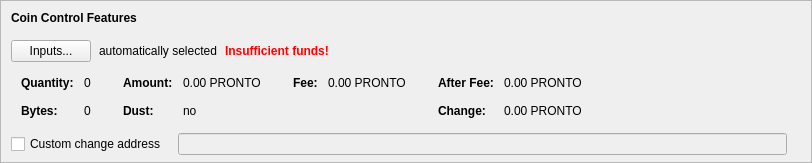
    <widget class="QFrame" name="frameCoinControl">
     <property name="sizePolicy">
      <sizepolicy hsizetype="Expanding" vsizetype="Expanding">
       <horstretch>0</horstretch>
       <verstretch>0</verstretch>
      </sizepolicy>
     </property>
     <property name="maximumSize">
      <size>
       <width>16777215</width>
       <height>16777215</height>
      </size>
     </property>
     <property name="frameShape">
      <enum>QFrame::StyledPanel</enum>
     </property>
     <property name="frameShadow">
      <enum>QFrame::Sunken</enum>
     </property>
     <layout class="QVBoxLayout" name="verticalLayoutCoinControl2">
      <property name="spacing">
       <number>0</number>
      </property>
      <property name="leftMargin">
       <number>0</number>
      </property>
      <property name="topMargin">
       <number>0</number>
      </property>
      <property name="rightMargin">
       <number>0</number>
      </property>
      <property name="bottomMargin">
       <number>6</number>
      </property>
      <item>
       <layout class="QVBoxLayout" name="verticalLayoutCoinControl" stretch="0,0,0,0,1">
        <property name="spacing">
         <number>0</number>
        </property>
        <property name="leftMargin">
         <number>10</number>
        </property>
        <property name="topMargin">
         <number>10</number>
        </property>
        <item>
         <layout class="QHBoxLayout" name="horizontalLayoutCoinControl1">
          <property name="bottomMargin">
           <number>15</number>
          </property>
          <item>
           <widget class="QLabel" name="labelCoinControlFeatures">
            <property name="sizePolicy">
             <sizepolicy hsizetype="Preferred" vsizetype="Maximum">
              <horstretch>0</horstretch>
              <verstretch>0</verstretch>
             </sizepolicy>
            </property>
            <property name="font">
             <font>
              <weight>75</weight>
              <bold>true</bold>
             </font>
            </property>
            <property name="styleSheet">
             <string notr="true">font-weight:bold;</string>
            </property>
            <property name="text">
             <string>Coin Control Features</string>
            </property>
           </widget>
          </item>
         </layout>
        </item>
        <item>
         <layout class="QHBoxLayout" name="horizontalLayoutCoinControl2" stretch="0,0,0,0">
          <property name="spacing">
           <number>8</number>
          </property>
          <property name="bottomMargin">
           <number>10</number>
          </property>
          <item>
           <widget class="QPushButton" name="pushButtonCoinControl">
            <property name="styleSheet">
             <string notr="true"/>
            </property>
            <property name="text">
             <string>Inputs...</string>
            </property>
            <property name="autoDefault">
             <bool>false</bool>
            </property>
           </widget>
          </item>
          <item>
           <widget class="QLabel" name="labelCoinControlAutomaticallySelected">
            <property name="text">
             <string>automatically selected</string>
            </property>
            <property name="margin">
             <number>5</number>
            </property>
           </widget>
          </item>
          <item>
           <widget class="QLabel" name="labelCoinControlInsuffFunds">
            <property name="font">
             <font>
              <weight>75</weight>
              <bold>true</bold>
             </font>
            </property>
            <property name="styleSheet">
             <string notr="true">color:red;font-weight:bold;</string>
            </property>
            <property name="text">
             <string>Insufficient funds!</string>
            </property>
            <property name="margin">
             <number>5</number>
            </property>
           </widget>
          </item>
          <item>
           <spacer name="horizontalSpacerCoinControl">
            <property name="orientation">
             <enum>Qt::Horizontal</enum>
            </property>
            <property name="sizeHint" stdset="0">
             <size>
              <width>40</width>
              <height>1</height>
             </size>
            </property>
           </spacer>
          </item>
         </layout>
        </item>
        <item>
         <widget class="QWidget" name="widgetCoinControl" native="true">
          <property name="sizePolicy">
           <sizepolicy hsizetype="Preferred" vsizetype="Preferred">
            <horstretch>0</horstretch>
            <verstretch>0</verstretch>
           </sizepolicy>
          </property>
          <property name="minimumSize">
           <size>
            <width>0</width>
            <height>0</height>
           </size>
          </property>
          <property name="styleSheet">
           <string notr="true"/>
          </property>
          <layout class="QHBoxLayout" name="horizontalLayoutCoinControl5">
           <property name="leftMargin">
            <number>0</number>
           </property>
           <property name="topMargin">
            <number>0</number>
           </property>
           <property name="rightMargin">
            <number>0</number>
           </property>
           <property name="bottomMargin">
            <number>0</number>
           </property>
           <item>
            <layout class="QHBoxLayout" name="horizontalLayoutCoinControl3" stretch="0,0,0,1">
             <property name="spacing">
              <number>20</number>
             </property>
             <property name="topMargin">
              <number>0</number>
             </property>
             <property name="bottomMargin">
              <number>10</number>
             </property>
             <item>
              <layout class="QFormLayout" name="formLayoutCoinControl1">
               <property name="horizontalSpacing">
                <number>10</number>
               </property>
               <property name="verticalSpacing">
                <number>14</number>
               </property>
               <property name="leftMargin">
                <number>10</number>
               </property>
               <property name="topMargin">
                <number>4</number>
               </property>
               <property name="rightMargin">
                <number>6</number>
               </property>
               <item row="0" column="0">
                <widget class="QLabel" name="labelCoinControlQuantityText">
                 <property name="font">
                  <font>
                   <weight>75</weight>
                   <bold>true</bold>
                  </font>
                 </property>
                 <property name="text">
                  <string>Quantity:</string>
                 </property>
                 <property name="margin">
                  <number>0</number>
                 </property>
                </widget>
               </item>
               <item row="0" column="1">
                <widget class="QLabel" name="labelCoinControlQuantity">
                 <property name="cursor">
                  <cursorShape>IBeamCursor</cursorShape>
                 </property>
                 <property name="contextMenuPolicy">
                  <enum>Qt::ActionsContextMenu</enum>
                 </property>
                 <property name="text">
                  <string notr="true">0</string>
                 </property>
                 <property name="margin">
                  <number>0</number>
                 </property>
                 <property name="textInteractionFlags">
                  <set>Qt::LinksAccessibleByMouse|Qt::TextSelectableByKeyboard|Qt::TextSelectableByMouse</set>
                 </property>
                </widget>
               </item>
               <item row="1" column="0">
                <widget class="QLabel" name="labelCoinControlBytesText">
                 <property name="font">
                  <font>
                   <weight>75</weight>
                   <bold>true</bold>
                  </font>
                 </property>
                 <property name="text">
                  <string>Bytes:</string>
                 </property>
                </widget>
               </item>
               <item row="1" column="1">
                <widget class="QLabel" name="labelCoinControlBytes">
                 <property name="cursor">
                  <cursorShape>IBeamCursor</cursorShape>
                 </property>
                 <property name="contextMenuPolicy">
                  <enum>Qt::ActionsContextMenu</enum>
                 </property>
                 <property name="text">
                  <string notr="true">0</string>
                 </property>
                 <property name="textInteractionFlags">
                  <set>Qt::LinksAccessibleByMouse|Qt::TextSelectableByKeyboard|Qt::TextSelectableByMouse</set>
                 </property>
                </widget>
               </item>
              </layout>
             </item>
             <item>
              <layout class="QFormLayout" name="formLayoutCoinControl2">
               <property name="horizontalSpacing">
                <number>10</number>
               </property>
               <property name="verticalSpacing">
                <number>14</number>
               </property>
               <property name="leftMargin">
                <number>6</number>
               </property>
               <property name="topMargin">
                <number>4</number>
               </property>
               <property name="rightMargin">
                <number>6</number>
               </property>
               <item row="0" column="0">
                <widget class="QLabel" name="labelCoinControlAmountText">
                 <property name="font">
                  <font>
                   <weight>75</weight>
                   <bold>true</bold>
                  </font>
                 </property>
                 <property name="text">
                  <string>Amount:</string>
                 </property>
                 <property name="margin">
                  <number>0</number>
                 </property>
                </widget>
               </item>
               <item row="0" column="1">
                <widget class="QLabel" name="labelCoinControlAmount">
                 <property name="cursor">
                  <cursorShape>IBeamCursor</cursorShape>
                 </property>
                 <property name="contextMenuPolicy">
                  <enum>Qt::ActionsContextMenu</enum>
                 </property>
                 <property name="text">
                  <string notr="true">0.00 PRONTO</string>
                 </property>
                 <property name="textInteractionFlags">
                  <set>Qt::LinksAccessibleByMouse|Qt::TextSelectableByKeyboard|Qt::TextSelectableByMouse</set>
                 </property>
                </widget>
               </item>
               <item row="1" column="0">
                <widget class="QLabel" name="labelCoinControlLowOutputText">
                 <property name="font">
                  <font>
                   <weight>75</weight>
                   <bold>true</bold>
                  </font>
                 </property>
                 <property name="text">
                  <string>Dust:</string>
                 </property>
                </widget>
               </item>
               <item row="1" column="1">
                <widget class="QLabel" name="labelCoinControlLowOutput">
                 <property name="cursor">
                  <cursorShape>IBeamCursor</cursorShape>
                 </property>
                 <property name="contextMenuPolicy">
                  <enum>Qt::ActionsContextMenu</enum>
                 </property>
                 <property name="text">
                  <string notr="true">no</string>
                 </property>
                 <property name="textInteractionFlags">
                  <set>Qt::LinksAccessibleByMouse|Qt::TextSelectableByKeyboard|Qt::TextSelectableByMouse</set>
                 </property>
                </widget>
               </item>
              </layout>
             </item>
             <item>
              <layout class="QFormLayout" name="formLayoutCoinControl3">
               <property name="horizontalSpacing">
                <number>10</number>
               </property>
               <property name="verticalSpacing">
                <number>14</number>
               </property>
               <property name="leftMargin">
                <number>6</number>
               </property>
               <property name="topMargin">
                <number>4</number>
               </property>
               <property name="rightMargin">
                <number>6</number>
               </property>
               <item row="0" column="0">
                <widget class="QLabel" name="labelCoinControlFeeText">
                 <property name="font">
                  <font>
                   <weight>75</weight>
                   <bold>true</bold>
                  </font>
                 </property>
                 <property name="text">
                  <string>Fee:</string>
                 </property>
                 <property name="margin">
                  <number>0</number>
                 </property>
                </widget>
               </item>
               <item row="0" column="1">
                <widget class="QLabel" name="labelCoinControlFee">
                 <property name="cursor">
                  <cursorShape>IBeamCursor</cursorShape>
                 </property>
                 <property name="contextMenuPolicy">
                  <enum>Qt::ActionsContextMenu</enum>
                 </property>
                 <property name="text">
                  <string notr="true">0.00 PRONTO</string>
                 </property>
                 <property name="textInteractionFlags">
                  <set>Qt::LinksAccessibleByMouse|Qt::TextSelectableByKeyboard|Qt::TextSelectableByMouse</set>
                 </property>
                </widget>
               </item>
              </layout>
             </item>
             <item>
              <layout class="QFormLayout" name="formLayoutCoinControl4">
               <property name="horizontalSpacing">
                <number>10</number>
               </property>
               <property name="verticalSpacing">
                <number>14</number>
               </property>
               <property name="leftMargin">
                <number>6</number>
               </property>
               <property name="topMargin">
                <number>4</number>
               </property>
               <property name="rightMargin">
                <number>6</number>
               </property>
               <item row="0" column="0">
                <widget class="QLabel" name="labelCoinControlAfterFeeText">
                 <property name="font">
                  <font>
                   <weight>75</weight>
                   <bold>true</bold>
                  </font>
                 </property>
                 <property name="text">
                  <string>After Fee:</string>
                 </property>
                 <property name="margin">
                  <number>0</number>
                 </property>
                </widget>
               </item>
               <item row="0" column="1">
                <widget class="QLabel" name="labelCoinControlAfterFee">
                 <property name="cursor">
                  <cursorShape>IBeamCursor</cursorShape>
                 </property>
                 <property name="contextMenuPolicy">
                  <enum>Qt::ActionsContextMenu</enum>
                 </property>
                 <property name="text">
                  <string notr="true">0.00 PRONTO</string>
                 </property>
                 <property name="textInteractionFlags">
                  <set>Qt::LinksAccessibleByMouse|Qt::TextSelectableByKeyboard|Qt::TextSelectableByMouse</set>
                 </property>
                </widget>
               </item>
               <item row="1" column="0">
                <widget class="QLabel" name="labelCoinControlChangeText">
                 <property name="font">
                  <font>
                   <weight>75</weight>
                   <bold>true</bold>
                  </font>
                 </property>
                 <property name="text">
                  <string>Change:</string>
                 </property>
                </widget>
               </item>
               <item row="1" column="1">
                <widget class="QLabel" name="labelCoinControlChange">
                 <property name="cursor">
                  <cursorShape>IBeamCursor</cursorShape>
                 </property>
                 <property name="contextMenuPolicy">
                  <enum>Qt::ActionsContextMenu</enum>
                 </property>
                 <property name="text">
                  <string notr="true">0.00 PRONTO</string>
                 </property>
                 <property name="textInteractionFlags">
                  <set>Qt::LinksAccessibleByMouse|Qt::TextSelectableByKeyboard|Qt::TextSelectableByMouse</set>
                 </property>
                </widget>
               </item>
              </layout>
             </item>
            </layout>
           </item>
          </layout>
         </widget>
        </item>
        <item>
         <layout class="QHBoxLayout" name="horizontalLayoutCoinControl4" stretch="0,0,0">
          <property name="spacing">
           <number>12</number>
          </property>
          <property name="sizeConstraint">
           <enum>QLayout::SetDefaultConstraint</enum>
          </property>
          <property name="topMargin">
           <number>5</number>
          </property>
          <property name="rightMargin">
           <number>5</number>
          </property>
          <item>
           <widget class="QCheckBox" name="checkBoxCoinControlChange">
            <property name="toolTip">
             <string>If this is activated, but the change address is empty or invalid, change will be sent to a newly generated address.</string>
            </property>
            <property name="text">
             <string>Custom change address</string>
            </property>
           </widget>
          </item>
          <item>
           <widget class="QValidatedLineEdit" name="lineEditCoinControlChange">
            <property name="enabled">
             <bool>false</bool>
            </property>
            <property name="sizePolicy">
             <sizepolicy hsizetype="Expanding" vsizetype="Fixed">
              <horstretch>0</horstretch>
              <verstretch>0</verstretch>
             </sizepolicy>
            </property>
           </widget>
          </item>
          <item>
           <widget class="QLabel" name="labelCoinControlChangeLabel">
            <property name="sizePolicy">
             <sizepolicy hsizetype="Preferred" vsizetype="Expanding">
              <horstretch>0</horstretch>
              <verstretch>0</verstretch>
             </sizepolicy>
            </property>
            <property name="minimumSize">
             <size>
              <width>0</width>
              <height>0</height>
             </size>
            </property>
            <property name="text">
             <string/>
            </property>
            <property name="margin">
             <number>3</number>
            </property>
           </widget>
          </item>
         </layout>
        </item>
        <item>
         <spacer name="verticalSpacerCoinControl">
          <property name="orientation">
           <enum>Qt::Vertical</enum>
          </property>
          <property name="sizeHint" stdset="0">
           <size>
            <width>800</width>
            <height>1</height>
           </size>
          </property>
         </spacer>
        </item>
       </layout>
      </item>
     </layout>
    </widget>
